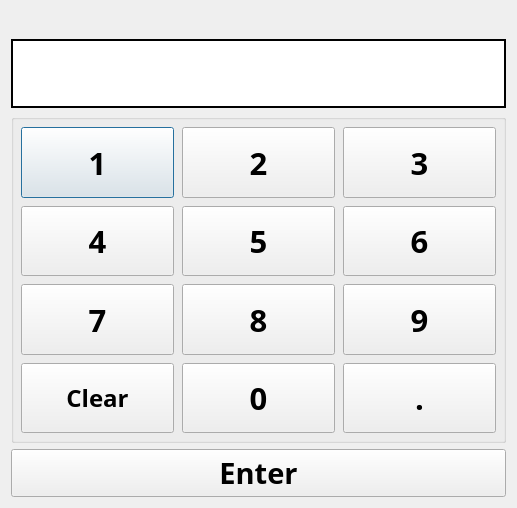
<?xml version="1.0" encoding="UTF-8"?>
<ui version="4.0">
 <class>numpad</class>
 <widget class="QDialog" name="numpad">
  <property name="windowModality">
   <enum>Qt::WindowModal</enum>
  </property>
  <property name="geometry">
   <rect>
    <x>0</x>
    <y>0</y>
    <width>517</width>
    <height>508</height>
   </rect>
  </property>
  <property name="windowTitle">
   <string>NumPad</string>
  </property>
  <layout class="QVBoxLayout" name="verticalLayout">
   <item>
    <widget class="QLabel" name="msgLabel">
     <property name="font">
      <font>
       <pointsize>14</pointsize>
      </font>
     </property>
     <property name="text">
      <string/>
     </property>
    </widget>
   </item>
   <item>
    <widget class="QLabel" name="dispBox">
     <property name="font">
      <font>
       <family>Arial Black</family>
       <pointsize>36</pointsize>
       <weight>75</weight>
       <bold>true</bold>
      </font>
     </property>
     <property name="autoFillBackground">
      <bool>false</bool>
     </property>
     <property name="styleSheet">
      <string notr="true">QWidget {
    background-color: white;
}</string>
     </property>
     <property name="frameShape">
      <enum>QFrame::WinPanel</enum>
     </property>
     <property name="frameShadow">
      <enum>QFrame::Plain</enum>
     </property>
     <property name="text">
      <string/>
     </property>
     <property name="alignment">
      <set>Qt::AlignRight|Qt::AlignTrailing|Qt::AlignVCenter</set>
     </property>
    </widget>
   </item>
   <item>
    <widget class="QGroupBox" name="groupBox">
     <property name="sizePolicy">
      <sizepolicy hsizetype="Expanding" vsizetype="Expanding">
       <horstretch>0</horstretch>
       <verstretch>0</verstretch>
      </sizepolicy>
     </property>
     <property name="title">
      <string/>
     </property>
     <layout class="QGridLayout" name="gridLayout">
      <property name="leftMargin">
       <number>7</number>
      </property>
      <property name="topMargin">
       <number>7</number>
      </property>
      <property name="rightMargin">
       <number>7</number>
      </property>
      <property name="bottomMargin">
       <number>7</number>
      </property>
      <property name="spacing">
       <number>8</number>
      </property>
      <item row="0" column="0">
       <widget class="QPushButton" name="pBtn1">
        <property name="sizePolicy">
         <sizepolicy hsizetype="Minimum" vsizetype="Expanding">
          <horstretch>0</horstretch>
          <verstretch>0</verstretch>
         </sizepolicy>
        </property>
        <property name="font">
         <font>
          <family>Arial Black</family>
          <pointsize>23</pointsize>
          <weight>75</weight>
          <bold>true</bold>
         </font>
        </property>
        <property name="text">
         <string>1</string>
        </property>
       </widget>
      </item>
      <item row="0" column="1">
       <widget class="QPushButton" name="pBtn2">
        <property name="sizePolicy">
         <sizepolicy hsizetype="Minimum" vsizetype="Expanding">
          <horstretch>0</horstretch>
          <verstretch>0</verstretch>
         </sizepolicy>
        </property>
        <property name="font">
         <font>
          <family>Arial Black</family>
          <pointsize>23</pointsize>
          <weight>75</weight>
          <bold>true</bold>
         </font>
        </property>
        <property name="text">
         <string>2</string>
        </property>
       </widget>
      </item>
      <item row="0" column="2">
       <widget class="QPushButton" name="pBtn3">
        <property name="sizePolicy">
         <sizepolicy hsizetype="Minimum" vsizetype="Expanding">
          <horstretch>0</horstretch>
          <verstretch>0</verstretch>
         </sizepolicy>
        </property>
        <property name="font">
         <font>
          <family>Arial Black</family>
          <pointsize>23</pointsize>
          <weight>75</weight>
          <bold>true</bold>
         </font>
        </property>
        <property name="text">
         <string>3</string>
        </property>
       </widget>
      </item>
      <item row="1" column="0">
       <widget class="QPushButton" name="pBtn4">
        <property name="sizePolicy">
         <sizepolicy hsizetype="Minimum" vsizetype="Expanding">
          <horstretch>0</horstretch>
          <verstretch>0</verstretch>
         </sizepolicy>
        </property>
        <property name="font">
         <font>
          <family>Arial Black</family>
          <pointsize>23</pointsize>
          <weight>75</weight>
          <bold>true</bold>
         </font>
        </property>
        <property name="text">
         <string>4</string>
        </property>
       </widget>
      </item>
      <item row="1" column="1">
       <widget class="QPushButton" name="pBtn5">
        <property name="sizePolicy">
         <sizepolicy hsizetype="Minimum" vsizetype="Expanding">
          <horstretch>0</horstretch>
          <verstretch>0</verstretch>
         </sizepolicy>
        </property>
        <property name="font">
         <font>
          <family>Arial Black</family>
          <pointsize>23</pointsize>
          <weight>75</weight>
          <bold>true</bold>
         </font>
        </property>
        <property name="text">
         <string>5</string>
        </property>
       </widget>
      </item>
      <item row="1" column="2">
       <widget class="QPushButton" name="pBtn6">
        <property name="sizePolicy">
         <sizepolicy hsizetype="Minimum" vsizetype="Expanding">
          <horstretch>0</horstretch>
          <verstretch>0</verstretch>
         </sizepolicy>
        </property>
        <property name="font">
         <font>
          <family>Arial Black</family>
          <pointsize>23</pointsize>
          <weight>75</weight>
          <bold>true</bold>
         </font>
        </property>
        <property name="text">
         <string>6</string>
        </property>
       </widget>
      </item>
      <item row="2" column="0">
       <widget class="QPushButton" name="pBtn7">
        <property name="sizePolicy">
         <sizepolicy hsizetype="Minimum" vsizetype="Expanding">
          <horstretch>0</horstretch>
          <verstretch>0</verstretch>
         </sizepolicy>
        </property>
        <property name="font">
         <font>
          <family>Arial Black</family>
          <pointsize>23</pointsize>
          <weight>75</weight>
          <bold>true</bold>
         </font>
        </property>
        <property name="text">
         <string>7</string>
        </property>
       </widget>
      </item>
      <item row="2" column="1">
       <widget class="QPushButton" name="pBtn8">
        <property name="sizePolicy">
         <sizepolicy hsizetype="Minimum" vsizetype="Expanding">
          <horstretch>0</horstretch>
          <verstretch>0</verstretch>
         </sizepolicy>
        </property>
        <property name="font">
         <font>
          <family>Arial Black</family>
          <pointsize>23</pointsize>
          <weight>75</weight>
          <bold>true</bold>
         </font>
        </property>
        <property name="text">
         <string>8</string>
        </property>
       </widget>
      </item>
      <item row="2" column="2">
       <widget class="QPushButton" name="pBtn9">
        <property name="sizePolicy">
         <sizepolicy hsizetype="Minimum" vsizetype="Expanding">
          <horstretch>0</horstretch>
          <verstretch>0</verstretch>
         </sizepolicy>
        </property>
        <property name="font">
         <font>
          <family>Arial Black</family>
          <pointsize>23</pointsize>
          <weight>75</weight>
          <bold>true</bold>
         </font>
        </property>
        <property name="text">
         <string>9</string>
        </property>
       </widget>
      </item>
      <item row="3" column="0">
       <widget class="QPushButton" name="pBtnClr">
        <property name="sizePolicy">
         <sizepolicy hsizetype="Minimum" vsizetype="Expanding">
          <horstretch>0</horstretch>
          <verstretch>0</verstretch>
         </sizepolicy>
        </property>
        <property name="font">
         <font>
          <family>Arial Black</family>
          <pointsize>18</pointsize>
          <weight>75</weight>
          <bold>true</bold>
         </font>
        </property>
        <property name="text">
         <string>Clear</string>
        </property>
       </widget>
      </item>
      <item row="3" column="1">
       <widget class="QPushButton" name="pBtn0">
        <property name="sizePolicy">
         <sizepolicy hsizetype="Minimum" vsizetype="Expanding">
          <horstretch>0</horstretch>
          <verstretch>0</verstretch>
         </sizepolicy>
        </property>
        <property name="font">
         <font>
          <family>Arial Black</family>
          <pointsize>23</pointsize>
          <weight>75</weight>
          <bold>true</bold>
         </font>
        </property>
        <property name="text">
         <string>0</string>
        </property>
       </widget>
      </item>
      <item row="3" column="2">
       <widget class="QPushButton" name="pBtnd">
        <property name="sizePolicy">
         <sizepolicy hsizetype="Minimum" vsizetype="Expanding">
          <horstretch>0</horstretch>
          <verstretch>0</verstretch>
         </sizepolicy>
        </property>
        <property name="font">
         <font>
          <family>Arial Black</family>
          <pointsize>23</pointsize>
          <weight>75</weight>
          <bold>true</bold>
         </font>
        </property>
        <property name="text">
         <string>.</string>
        </property>
       </widget>
      </item>
     </layout>
    </widget>
   </item>
   <item>
    <widget class="QPushButton" name="pBtnEnt">
     <property name="font">
      <font>
       <family>Arial Black</family>
       <pointsize>22</pointsize>
       <weight>75</weight>
       <bold>true</bold>
      </font>
     </property>
     <property name="text">
      <string>Enter</string>
     </property>
    </widget>
   </item>
  </layout>
 </widget>
 <resources/>
 <connections/>
</ui>
